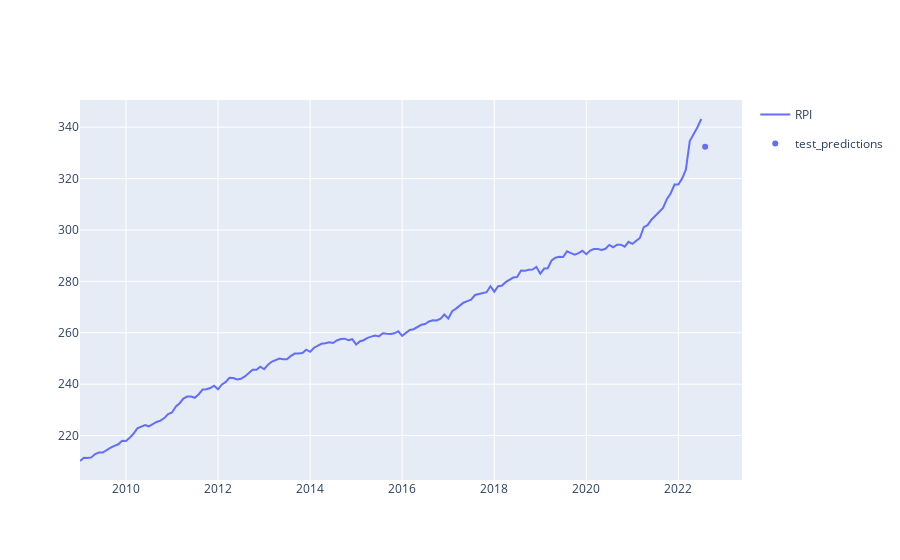

Notebook source saved alongside this figure:
### Code cell
fig1 = px.line(y)
fig2 = px.scatter(test_results5["test_predictions"], color_continuous_scale='Inferno')
go.Figure(data=fig1.data + fig2.data)

### Figure 1 — Plotly figure (JSON) as saved in the notebook; plotly's stock layout.template omitted (floating-point values rounded to 4 significant figures; data arrays with more than 128 entries replaced by an {"elided": "..."} marker saying what was removed)
{"data": [{"hovertemplate": "variable=RPI<br>Date=%{x}<br>value=%{y}<extra></extra>", "legendgroup": "RPI", "line": {"color": "#636efa", "dash": "solid"}, "marker": {"symbol": "circle"}, "mode": "lines", "name": "RPI", "orientation": "v", "showlegend": true, "type": "scatter", "x": {"elided": "165 str values"}, "xaxis": "x", "y": {"elided": "165 float values"}, "yaxis": "y"}, {"hovertemplate": "variable=test_predictions<br>date=%{x}<br>value=%{y}<extra></extra>", "legendgroup": "test_predictions", "marker": {"color": "#636efa", "symbol": "circle"}, "mode": "markers", "name": "test_predictions", "orientation": "v", "showlegend": true, "type": "scatter", "x": ["2022-08-01T00:00:00"], "xaxis": "x", "y": [332.4], "yaxis": "y"}], "layout": {}}
